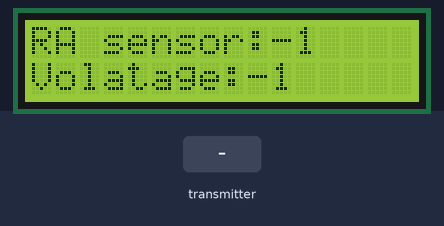
The sketch below on a simulated Arduino Uno, built with avr-gcc and run on an emulated ATmega328P. On the bench: 16×2 character LCD. The inputs (shaded band) are chosen by the test bench. No radio packets arrive unless stated; what the sketch prints to the serial monitor is not drawn.

Above: at 7.6 s.
7.7 s: the transmitter starts sending voltage = 0
At 8.1 s:
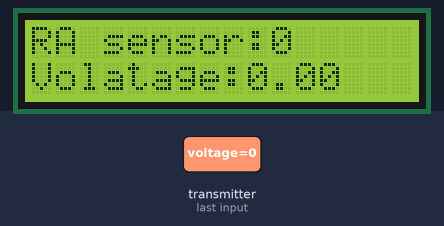
9.2 s: the transmitter starts sending radioactive = 128
At 10.4 s:
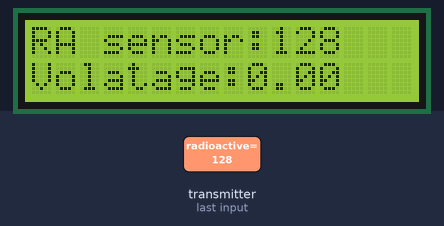
12.2 s: the transmitter starts sending radioactive = 0
At 12.6 s:
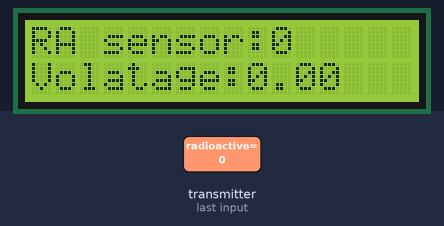
15.2 s: the transmitter starts sending connection = 64
18.2 s: the transmitter starts sending connection = 128
21.2 s: the transmitter starts sending connection = 0
Timing chart, 0 to 24.2 s (numbered marks = the images above; inputs shaded):
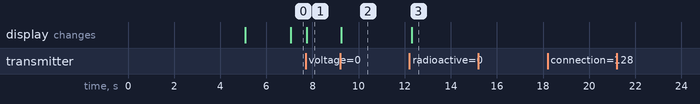

The sketch:

main.ino
```cpp
#include <SPI.h>
#include <nRF24L01.h>
#include <RF24.h>
#include <LiquidCrystal_I2C.h>

int lcdColumns = 16;
int lcdRows = 2;

LiquidCrystal_I2C lcd(0x27, lcdColumns, lcdRows);
RF24 radio(4, 5); // CE, CSN

const uint64_t address = 0xF0F0F0F0E1LL;

struct Mydata
{
    float voltage;
    byte radioactive;
    byte connection;
};

Mydata adata;
int current_time = 0;
int pev_time = 0;
int timeout_time = 7000;

void setup()
{
    lcd.init();
    lcd.backlight();

    Serial.begin(115200);
    radio.begin();
    radio.openReadingPipe(0, address);
    radio.setPALevel(RF24_PA_MAX);
    radio.setDataRate(RF24_250KBPS);
    radio.startListening();
    current_time = millis();

    lcd_print(0, 0, "Reciever module");
    lcd_print(4, 1, "Starto!!");

    delay(5000);
    lcd.clear();
}

int recvadata()
{
    if (radio.available())
    {
        radio.read(&adata, sizeof(Mydata));
        return 1;
    }
    return 0;
}

void loop()
{
    delay(50);
    current_time = millis();
    if (recvadata())
    {
        Serial.print("voltage:");
        Serial.print(adata.voltage);
        Serial.print(",");
        Serial.print("radioactive:");
        Serial.print(adata.radioactive);
        Serial.print(",");
        Serial.print("connection:");
        Serial.println(adata.connection);
        lcd.clear();
        lcd_print(0, 0, "RA sensor:" + String(adata.radioactive));
        lcd_print(0, 1, "Volatage:" + String(adata.voltage));
        pev_time = millis();
    }
    else
    {
        if (current_time - pev_time >= timeout_time)
        {
            Serial.print("voltage:-1");
            Serial.print(",");
            Serial.print("radioactive:-1");
            Serial.print(",");
            lcd.clear();
            lcd_print(0, 0, "RA sensor:-1");
            lcd_print(0, 1, "Volatage:-1");
            pev_time = millis();
        }
    }
}

void lcd_print(int colume, int row, String word_print)
{
    lcd.setCursor(colume, row);
    lcd.print(word_print);
}
```

Measured:
- after the input at 7.7 s, the display: changes at once (image 1)
- after the input at 9.2 s, the display: changes at once (image 2)
- after the input at 12.2 s, the display: changes after 0.11 s (image 3)
- after the input at 15.2 s, every drawn part: stays the same
- after the input at 18.2 s, every drawn part: stays the same
- after the input at 21.2 s, every drawn part: stays the same
